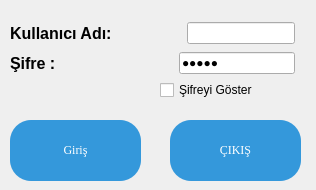
  <widget class="QWidget" name="centralwidget">
   <widget class="QCheckBox" name="checkBox">
    <property name="geometry">
     <rect>
      <x>160</x>
      <y>80</y>
      <width>147</width>
      <height>20</height>
     </rect>
    </property>
    <property name="styleSheet">
     <string notr="true"/>
    </property>
    <property name="text">
     <string>Şifreyi Göster</string>
    </property>
   </widget>
   <widget class="QPushButton" name="GrsG">
    <property name="geometry">
     <rect>
      <x>10</x>
      <y>120</y>
      <width>131</width>
      <height>61</height>
     </rect>
    </property>
    <property name="styleSheet">
     <string notr="true">QPushButton {
  background: #064570;
  background-image: -webkit-linear-gradient(top, #064570, #68b6e6);
  background-image: -moz-linear-gradient(top, #064570, #68b6e6);
  background-image: -ms-linear-gradient(top, #064570, #68b6e6);
  background-image: -o-linear-gradient(top, #064570, #68b6e6);
  background-image: linear-gradient(to bottom, #064570, #68b6e6);
  -webkit-border-radius: 21;
  -moz-border-radius: 21;
  border-radius: 21px;
  text-shadow: 6px 5px 3px #7a797a;
  -webkit-box-shadow: 3px 3px 5px #666666;
  -moz-box-shadow: 3px 3px 5px #666666;
  box-shadow: 3px 3px 5px #666666;
  font-family: Georgia;
  color: #ffffff;
  font-size: 12px;
  background: #3498db;
  padding: 9px 20px 10px 20px;
  border: solid #32f00c 1px;
  text-decoration: none;
}

QPushButton:hover {
  background: #25fa33;
  background-image: -webkit-linear-gradient(top, #25fa33, #4af511);
  background-image: -moz-linear-gradient(top, #25fa33, #4af511);
  background-image: -ms-linear-gradient(top, #25fa33, #4af511);
  background-image: -o-linear-gradient(top, #25fa33, #4af511);
  background-image: linear-gradient(to bottom, #25fa33, #4af511);
  text-decoration: none;
}
</string>
    </property>
    <property name="text">
     <string>Giriş</string>
    </property>
   </widget>
   <widget class="QPushButton" name="pb_cikis">
    <property name="geometry">
     <rect>
      <x>170</x>
      <y>120</y>
      <width>131</width>
      <height>61</height>
     </rect>
    </property>
    <property name="font">
     <font>
      <family>Georgia</family>
      <pointsize>-1</pointsize>
      <underline>false</underline>
      <strikeout>false</strikeout>
     </font>
    </property>
    <property name="styleSheet">
     <string notr="true">QPushButton {
  background: #064570;
  background-image: -webkit-linear-gradient(top, #064570, #68b6e6);
  background-image: -moz-linear-gradient(top, #064570, #68b6e6);
  background-image: -ms-linear-gradient(top, #064570, #68b6e6);
  background-image: -o-linear-gradient(top, #064570, #68b6e6);
  background-image: linear-gradient(to bottom, #064570, #68b6e6);
  -webkit-border-radius: 21;
  -moz-border-radius: 21;
  border-radius: 21px;
  text-shadow: 6px 5px 3px #7a797a;
  -webkit-box-shadow: 3px 3px 5px #666666;
  -moz-box-shadow: 3px 3px 5px #666666;
  box-shadow: 3px 3px 5px #666666;
  font-family: Georgia;
  color: #ffffff;
  font-size: 12px;
  background: #3498db;
  padding: 9px 20px 10px 20px;
  border: solid #f20c0c 1px;
  text-decoration: none;
}

QPushButton:hover {
  background: #fc2424;
  background-image: -webkit-linear-gradient(top, #fc2424, #f70f0f);
  background-image: -moz-linear-gradient(top, #fc2424, #f70f0f);
  background-image: -ms-linear-gradient(top, #fc2424, #f70f0f);
  background-image: -o-linear-gradient(top, #fc2424, #f70f0f);
  background-image: linear-gradient(to bottom, #fc2424, #f70f0f);
  text-decoration: none;
}</string>
    </property>
    <property name="text">
     <string>ÇIKIŞ</string>
    </property>
   </widget>
   <widget class="QWidget" name="layoutWidget">
    <property name="geometry">
     <rect>
      <x>10</x>
      <y>20</y>
      <width>285</width>
      <height>58</height>
     </rect>
    </property>
    <layout class="QVBoxLayout" name="verticalLayout">
     <item>
      <layout class="QHBoxLayout" name="horizontalLayout">
       <item>
        <widget class="QLabel" name="LblKul">
         <property name="font">
          <font>
           <family>Arial</family>
           <pointsize>12</pointsize>
           <weight>75</weight>
           <bold>true</bold>
          </font>
         </property>
         <property name="text">
          <string>Kullanıcı Adı:</string>
         </property>
        </widget>
       </item>
       <item>
        <spacer name="horizontalSpacer_2">
         <property name="orientation">
          <enum>Qt::Horizontal</enum>
         </property>
         <property name="sizeHint" stdset="0">
          <size>
           <width>40</width>
           <height>20</height>
          </size>
         </property>
        </spacer>
       </item>
       <item>
        <widget class="QLineEdit" name="KulAdi">
         <property name="clearButtonEnabled">
          <bool>true</bool>
         </property>
        </widget>
       </item>
      </layout>
     </item>
     <item>
      <layout class="QHBoxLayout" name="horizontalLayout_2">
       <item>
        <widget class="QLabel" name="LblSif">
         <property name="font">
          <font>
           <family>Arial</family>
           <pointsize>12</pointsize>
           <weight>75</weight>
           <bold>true</bold>
          </font>
         </property>
         <property name="text">
          <string>Şifre :</string>
         </property>
        </widget>
       </item>
       <item>
        <spacer name="horizontalSpacer">
         <property name="orientation">
          <enum>Qt::Horizontal</enum>
         </property>
         <property name="sizeHint" stdset="0">
          <size>
           <width>40</width>
           <height>20</height>
          </size>
         </property>
        </spacer>
       </item>
       <item>
        <widget class="QLineEdit" name="Sifre">
         <property name="text">
          <string>Sifre</string>
         </property>
         <property name="echoMode">
          <enum>QLineEdit::Password</enum>
         </property>
        </widget>
       </item>
      </layout>
     </item>
    </layout>
   </widget>
  </widget>
